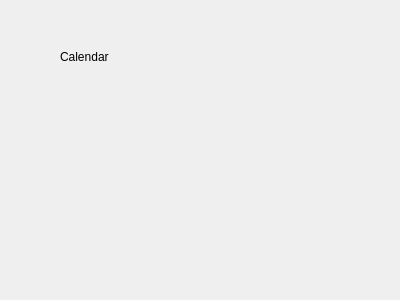
<?xml version="1.0" encoding="UTF-8"?>
<ui version="4.0">
 <class>CalendarMainWidget</class>
 <widget class="QWidget" name="CalendarMainWidget">
  <property name="geometry">
   <rect>
    <x>0</x>
    <y>0</y>
    <width>400</width>
    <height>300</height>
   </rect>
  </property>
  <property name="windowTitle">
   <string>Form</string>
  </property>
  <widget class="QLabel" name="label">
   <property name="geometry">
    <rect>
     <x>60</x>
     <y>50</y>
     <width>57</width>
     <height>14</height>
    </rect>
   </property>
   <property name="text">
    <string>Calendar</string>
   </property>
  </widget>
 </widget>
 <resources/>
 <connections/>
</ui>
